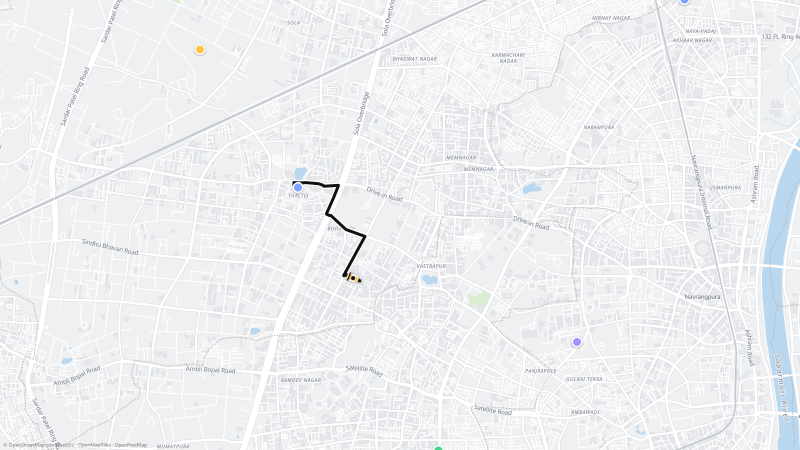
#> input picture assets/maps/map-day-wide.png, 1600 x 900 px (shown at 1/2 size)
$ python -i make_maps.py   (imports and definitions only)
#> lines starting #> are read from the running program, lines starting #| are printed output that depends on the picture
"""Render real-map backdrops for wireframes/mockups from OpenStreetMap tiles (© OpenStreetMap contributors, ODbL).
One-off, low-volume use per the OSM tile policy. Route geometry from the public OSRM demo server.
Output: assets/maps/*.png (day = muted, night = dark), with the real driving route drawn in."""
import io, math, json, os, tempfile, urllib.request
from PIL import Image, ImageDraw, ImageEnhance, ImageOps, ImageFilter

UA = {"User-Agent": "RoadsideWireframes/1.0 (one-off design mockup render)"}
OUT = os.path.join(os.path.dirname(__file__), "..", "assets", "maps")
Z = 16
MECH = (72.5190, 23.0385)    # mechanic start (Bodakdev side)
PICK = (72.5117, 23.0495)    # customer pickup (Thaltej, near SG Highway)

def get(url):
    with urllib.request.urlopen(urllib.request.Request(url, headers=UA), timeout=30) as r:
        return r.read()

def px(lon, lat, z=None):
    z = Z if z is None else z
    n = 2 ** z * 256
    x = (lon + 180) / 360 * n
    y = (1 - math.log(math.tan(math.radians(lat)) + 1 / math.cos(math.radians(lat))) / math.pi) / 2 * n
    return x, y

# [1 line that did not run here, left out]
# [1 line that did not run here, left out]
# [1 line not run here, left out]

tile_cache = {}
# [1 line not run here, left out]
def canvas(cx, cy, w, h):
    """Stitch tiles so that global pixel (cx,cy) is centred in a w x h image."""
#> called with cx = 11767898.1, cy = 7284479.3, w = 640, h = 1400
    x0, y0 = int(cx - w / 2), int(cy - h / 2)
    img = Image.new("RGB", (w, h))
#> img: PIL image 640x1400 RGB; every value is 0
    for tx in range(x0 // 256, (x0 + w) // 256 + 1):
        for ty in range(y0 // 256, (y0 + h) // 256 + 1):
            k = (tx, ty)
            if k not in tile_cache:
                f = os.path.join(CACHE, f"{Z}_{tx}_{ty}.png")
                if not os.path.exists(f):
                    open(f, "wb").write(get(f"https://tile.openstreetmap.org/{Z}/{tx}/{ty}.png"))
#> (the call stopped at in get, `with urllib.request.urlopen(urllib.request.Request(url, headers=UA), t..`: the network is not available in this run)
#> `Z = 15; tile_cache.clear()`: Z = 15
                tile_cache[k] = Image.open(f).convert("RGB")
            img.paste(tile_cache[k], (tx * 256 - x0, ty * 256 - y0))
    return img, x0, y0

def day(img):   # muted "Lane" day style: low saturation, warm paper
    g = ImageEnhance.Color(img).enhance(0.28)
    g = ImageEnhance.Contrast(g).enhance(0.92)
    tint = Image.new("RGB", img.size, (244, 243, 238))
    return Image.blend(g, tint, 0.18)

def night(img): # dark "Asphalt" style: invert, cool it down, lower contrast
    g = ImageOps.invert(ImageEnhance.Color(img).enhance(0.0))
    g = ImageEnhance.Brightness(g).enhance(0.9)
    g = ImageEnhance.Contrast(g).enhance(1.25)
    tint = Image.new("RGB", img.size, (18, 22, 30))
    return Image.blend(g, tint, 0.28)

def draw_route(img, x0, y0, color, width):
    big = img.resize((img.width * 2, img.height * 2), Image.LANCZOS)
    d = ImageDraw.Draw(big)
    pts = [((px(lo, la)[0] - x0) * 2, (px(lo, la)[1] - y0) * 2) for lo, la in coords]
    d.line(pts, fill=(255, 255, 255), width=width * 2 + 8, joint="curve")
    d.line(pts, fill=color, width=width * 2, joint="curve")
    return big.resize(img.size, Image.LANCZOS), pts

def save(img, name):
    p = os.path.join(OUT, name); img.save(p, optimize=True); print(name, img.size)

W, H = 640, 1400  # phone screen aspect, 2x density
pcx, pcy = px(*PICK)
mcx, mcy = px(*MECH)
# 1 · pickup-centred (Home, Confirm location)
# [1 line that did not run here, left out]
# [3 lines not run here, left out]
pcx, pcy = px(*PICK); mcx, mcy = px(*MECH)
#> pcx = 5883949.1; pcy = 3642109.7
#> mcx = 5884119.2; mcy = 3642388.2
rcx, rcy = (pcx + mcx) / 2, (pcy + mcy) / 2 + 260
#> rcx = 5884034.1; rcy = 3642508.9
# [1 line that did not run here, left out]
#> (the call stopped at in get, `with urllib.request.urlopen(urllib.request.Request(url, headers=UA), t..`: the network is not available in this run)
# [1 line that did not run here, left out]
# [1 line that did not run here, left out]
# [1 line that did not run here, left out]
# 3 · admin wide dark map
# [1 line that did not run here, left out]
#> in canvas (call 3), `img = Image.new("RGB", (w, h))`: img: PIL image 1600x900 RGB; every value is 0
#> (the call stopped at in get, `with urllib.request.urlopen(urllib.request.Request(url, headers=UA), t..`: the network is not available in this run)
# [4 lines not run here, left out]

>>> from PIL import Image
>>> picture = Image.open('../assets/maps/map-day-wide.png')
#> picture is the input picture: PIL image 1600x900 RGB; mean R, G, B 237.5, 239.6, 241.7
>>> result = night(picture)
#> in night, `g = ImageOps.invert(ImageEnhance.Color(img).enhance(0.0))`:
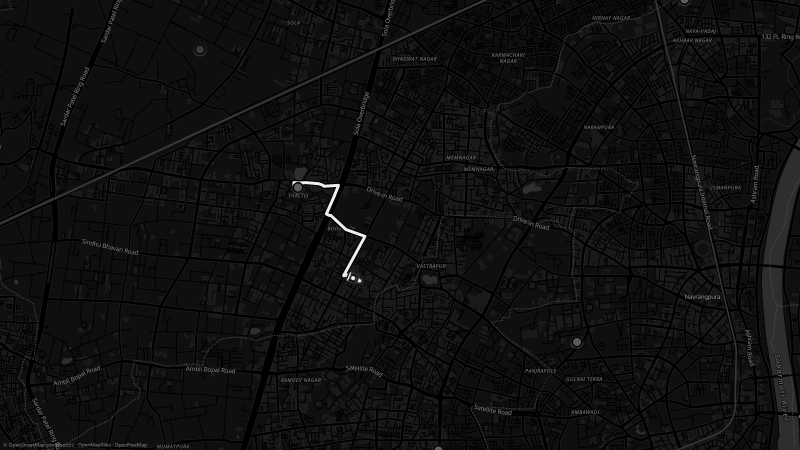
#> g: PIL image 1600x900 RGB (shown at 1/2 size); min 0, max 240, mean 15.6
#> in night, `tint = Image.new("RGB", img.size, (18, 22, 30))`:
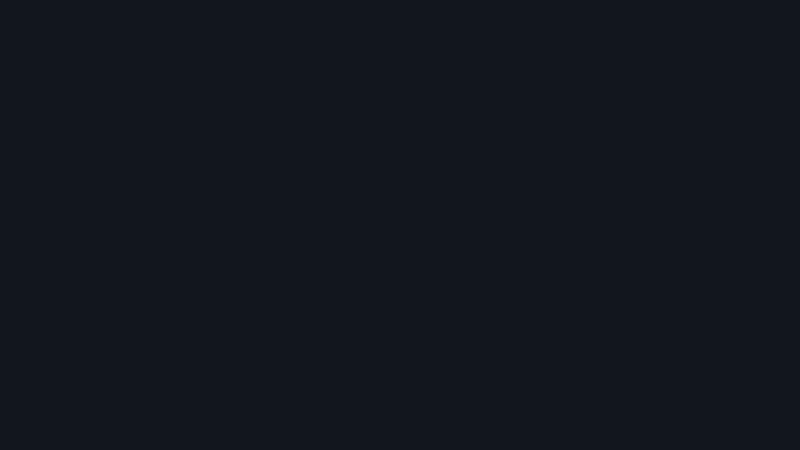
#> tint: PIL image 1600x900 RGB (shown at 1/2 size); mean R, G, B 18, 22, 30
